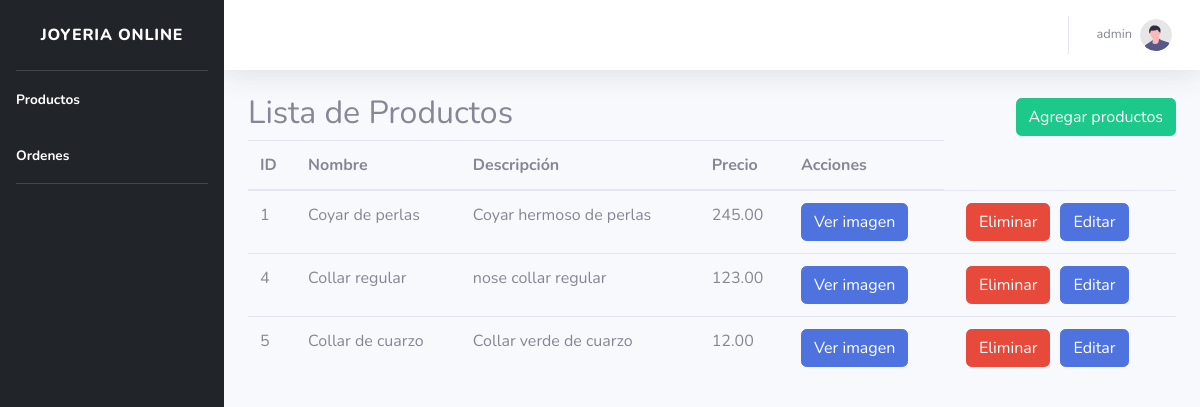
The page /pages/admin/index.php (signed in) on the database as committed earlier.
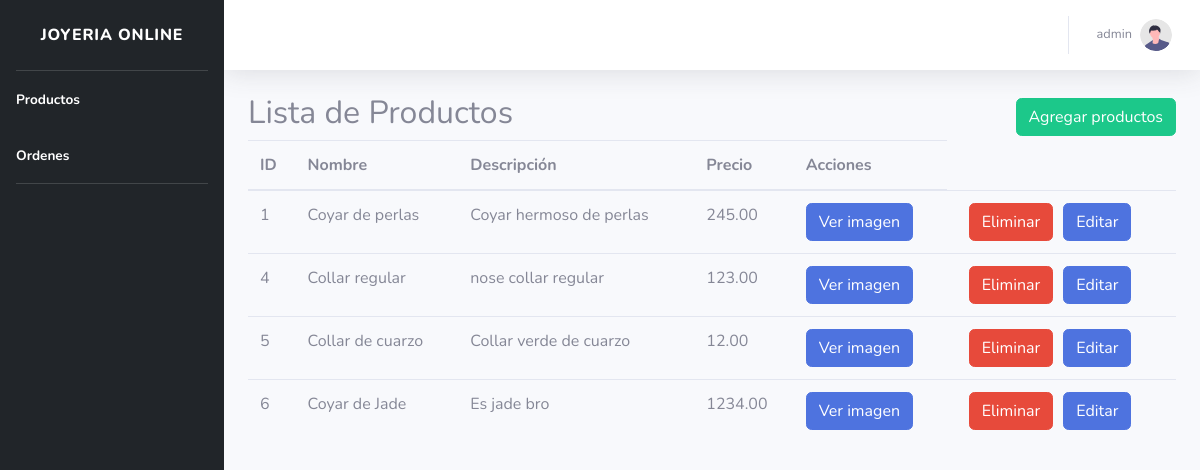
The same page on the database as committed later.
### tables this page shows
CREATE TABLE `productos` (
  `id` int NOT NULL AUTO_INCREMENT,
  `nombre` varchar(100) NOT NULL,
  `descripcion` text NOT NULL,
  `precio` decimal(10,2) NOT NULL,
  `material` varchar(50) NOT NULL,
  `imagen` varchar(255) NOT NULL,
  PRIMARY KEY (`id`)
);

### controllers/config/conexion.php (called while the page is built, shortened)
<?php
class conection
{
    private $server = "localhost";
    private $user = "root";
    private $password = "root";
    private $db_name = "joyeria";
    public $conection;
    public function __construct()
    {
        try {
            $this->conection = new PDO("mysql:host=$this->server; dbname=$this->db_name; charset=utf8mb4", $this->user, $this->password);
            $this->conection->setAttribute(PDO::ATTR_ERRMODE, PDO::ERRMODE_EXCEPTION);
        } catch (PDOException $e) {
            throw $e;
        }
    }
    public function consultar($sql)
    {
        $sentencia = $this->conection->prepare($sql);
        $sentencia->execute();
        return $sentencia->fetchAll();
    }
    public function rowCount($sql)
    {
        $sentencia = $this->conection->prepare($sql);
        $sentencia->execute();
        $count = $sentencia->rowCount();
        return $count;
    }
}
$conn = new conection();

### pages/admin/index.php (the view, shortened to what this page needs)
<?php
include_once('../../controllers/config/conexion.php');
$sql = "SELECT * FROM productos";
$rowCount = $data = $conn->rowCount($sql);
$data = $conn->consultar($sql);
?>
<!DOCTYPE html>
<html lang="en">
<head>
  <link href="vendor/fontawesome-free/css/all.min.css" rel="stylesheet" type="text/css" />
  <link href="css/sb-admin-2.min.css" rel="stylesheet" />
</head>
<body id="page-top">
  <div id="wrapper">
    <ul style="background-color: #212529" class="navbar-nav sidebar sidebar-dark accordion" id="accordionSidebar">
      <a class="sidebar-brand d-flex align-items-center justify-content-center" href="#">
        <div class="sidebar-brand-text mx-3">Joyeria Online</div>
      </a>
      <hr class="sidebar-divider my-0" />
      <li class="nav-item active">
        <a class="nav-link" href="index.php">
          <span>Productos</span></a>
      </li>
      <li class="nav-item active">
        <a class="nav-link" href="ordenes.php">
          <span>Ordenes</span></a>
      </li>
      <hr class="sidebar-divider my-0" />
    </ul>
    <div id="content-wrapper" class="d-flex flex-column">
      <div id="content">
        <nav class="navbar navbar-expand navbar-light bg-white topbar mb-4 static-top shadow">
          <ul class="navbar-nav ml-auto">
            <li class="nav-item dropdown no-arrow">
              <a class="nav-link dropdown-toggle" href="#" id="userDropdown" role="button" data-toggle="dropdown"
                aria-haspopup="true" aria-expanded="false">
                <span class="mr-2 d-none d-lg-inline text-gray-600 small">
                  <?php echo $_SESSION['name'] ?>
                </span>
                <img class="img-profile rounded-circle" src="img/undraw_profile.svg" />
              </a>
            </li>
          </ul>
        </nav>
        <div class="container">
          <div style="display: flex; justify-content: space-between; align-items: center;">
            <h2>Lista de Productos</h2>
            <a href="agregarProductos.php" class="btn btn-success">Agregar productos</a>
          </div>
          <table class="table">
            <thead>
              <tr>
                <th>ID</th>
                <th>Nombre</th>
                <th>Descripción</th>
                <th>Precio</th>
                <th>Acciones</th>
              </tr>
            </thead>
            <tbody>
              <?php
              if ($rowCount > 0) {
                foreach ($data as $row) {
                  echo '<tr>';
                  echo '<td>' . $row['id'] . '</td>';
                  echo '<td>' . $row['nombre'] . '</td>';
                  echo '<td>' . $row['descripcion'] . '</td>';
                  echo '<td>' . $row['precio'] . '</td>';
                  echo '<td><a href="#" class="btn btn-primary view-image-btn" data-image="../../uploads/' . $row['imagen'] . '">Ver imagen</a></td>';
                  echo '<td>';
                  echo '<a style="margin: 0 10px;" href="#" class="btn btn-danger delete-btn" data-id="' . $row['id'] . '">Eliminar</a>';
                  echo '<a href="editarProductos.php?id=' . $row['id'] . '" class="btn btn-primary">Editar</a>';
                  echo '</td>';
                  echo '</tr>';
                }
              }
              ?>
            </tbody>
          </table>
        </div>
      </div>
    </div>
  </div>
</body>
</html>

Rows that differ between the two databases and show on the page:
added productos: id "6", nombre "Coyar de Jade", descripcion "Es jade bro", precio "1234.00"
